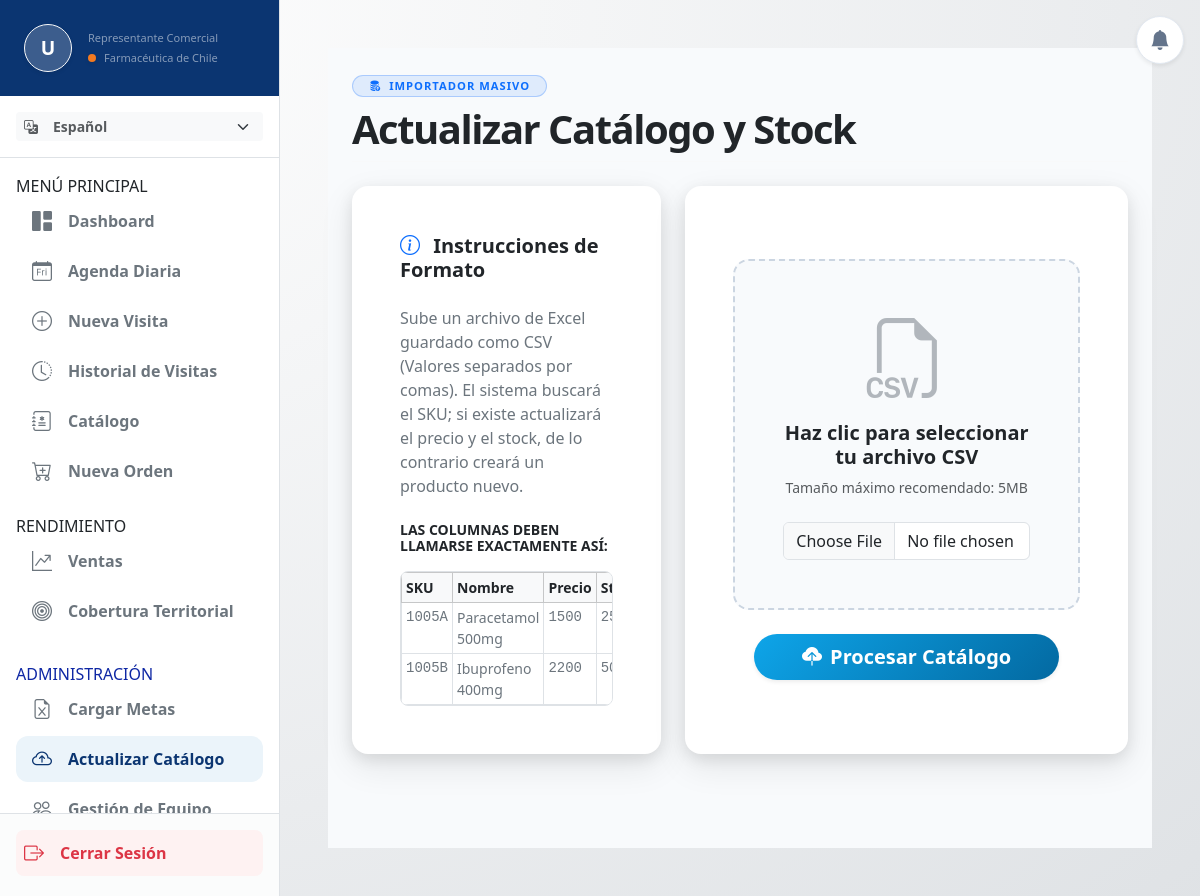
Screenshot of /productos/cargar-catalogo/ (signed in) with the database file from the repository.
### apps/usuarios/models.py (models this page shows, shortened)
class UsuarioPersonalizado(AbstractUser):
    rol = models.CharField(max_length=50, default='Representante Comercial')
    empresa = models.CharField(max_length=100, default='Farmacéutica de Chile')
    foto_perfil = models.ImageField(upload_to='perfiles/', null=True, blank=True)
    jefe = models.ForeignKey(
        'self',
        on_delete=models.SET_NULL,
        null=True,
        blank=True,
        related_name='equipo',
        help_text="Selecciona al Gerente o Jefe directo de este vendedor."
    )
    @property
    def es_gerente(self):
        roles_jefatura = ['Administrador', 'Gerente', 'Jefe de Ventas']
        return any(palabra in self.rol for palabra in roles_jefatura) or self.is_staff or self.is_superuser

### apps/productos/views.py (the view, shortened to what this page needs)
# urls.py: path('cargar-catalogo/', views.cargar_catalogo_view, name='cargar_catalogo'),
@user_passes_test(es_gerente_check, login_url='visitas:dashboard')
def cargar_catalogo_view(request):
    return render(request, 'productos/cargar_catalogo.html')

### apps/productos/views.py (called while the page is built)
def es_gerente_check(user):
    return user.is_authenticated and user.es_gerente

### apps/productos/templates/productos/cargar_catalogo.html (shortened to what this page needs)
{% extends 'base.html' %}
{% load i18n %}
{% block content %}
<div class="container-fluid px-2 px-md-4 py-4" style="background-color: #f8fafc; min-height: 100vh;">
    <div class="mb-4 pb-2 border-bottom border-light">
        <span class="badge bg-primary bg-opacity-10 text-primary border border-primary border-opacity-25 rounded-pill px-3 py-1 mb-2 fw-bold" style="letter-spacing: 1px; font-size: 0.7rem;">
            <i class="bi bi-database-fill-up text-primary me-1"></i> {% translate "IMPORTADOR MASIVO" %}
        </span>
        <h2 class="fw-bolder text-dark mb-0 display-6" style="letter-spacing: -1.5px;">{% translate "Actualizar Catálogo y Stock" %}</h2>
    </div>
    <div class="row g-4">
        <div class="col-12 col-xl-5">
            <div class="card card-farma border-0 shadow-sm rounded-4 bg-white h-100">
                <div class="card-body p-4 p-md-5">
                    <h5 class="fw-bold text-dark mb-4">
                        <i class="bi bi-info-circle text-primary me-2"></i> {% translate "Instrucciones de Formato" %}
                    </h5>
                    <p class="text-secondary mb-4">
                        {% translate "Sube un archivo de Excel guardado como CSV (Valores separados por comas). El sistema buscará el SKU; si existe actualizará el precio y el stock, de lo contrario creará un producto nuevo." %}
                    </p>
                    <h6 class="fw-bold text-dark mb-3 small text-uppercase">{% translate "Las columnas deben llamarse exactamente así:" %}</h6>
                    <div class="table-responsive rounded-3 border">
                        <table class="table table-sm table-bordered mb-0 small">
                            <thead class="table-light">
                                <tr>
                                    <th class="fw-bold text-dark">{% translate "SKU" %}</th>
                                    <th class="fw-bold text-dark">{% translate "Nombre" %}</th>
                                    <th class="fw-bold text-dark">{% translate "Precio" %}</th>
                                    <th class="fw-bold text-dark">{% translate "Stock" %}</th>
                                </tr>
                            </thead>
                            <tbody>
                              <tr>
                                    <td class="text-secondary font-monospace">1005A</td>
                                    <td class="text-secondary">{% translate "Paracetamol 500mg" %}</td>
                                    <td class="text-secondary font-monospace">1500</td>
                                    <td class="text-secondary font-monospace">250</td>
                                </tr>
                                <tr>
                                    <td class="text-secondary font-monospace">1005B</td>
                                    <td class="text-secondary">{% translate "Ibuprofeno 400mg" %}</td>
                                    <td class="text-secondary font-monospace">2200</td>
                                    <td class="text-secondary font-monospace">50</td>
                                </tr>
                            </tbody>
                        </table>
                    </div>
                </div>
            </div>
        </div>
        <div class="col-12 col-xl-7">
            <div class="card card-farma border-0 shadow-sm rounded-4 bg-white h-100">
                <div class="card-body p-4 p-md-5 d-flex flex-column justify-content-center">
                    <form method="POST" enctype="multipart/form-data" class="text-center w-100">
                        <div class="upload-area p-5 mb-4 rounded-4" style="border: 2px dashed #cbd5e1; background-color: #f8fafc; transition: all 0.3s ease;" id="dropZone">
                            <i class="bi bi-filetype-csv display-1 text-secondary opacity-50 mb-3 d-block"></i>
                            <h5 class="fw-bold text-dark mb-2">{% translate "Haz clic para seleccionar tu archivo CSV" %}</h5>
                            <p class="text-muted small mb-0">{% translate "Tamaño máximo recomendado: 5MB" %}</p>
                            <input type="file" name="archivo_csv" id="archivoCsv" class="form-control mt-4 mx-auto" accept=".csv" required style="max-width: 300px;">
                        </div>
                        <button type="submit" class="btn btn-primary btn-lg px-5 rounded-pill shadow-sm fw-bold d-inline-flex align-items-center gap-2" id="btnSubir" style="background: linear-gradient(135deg, #0ea5e9 0%, #0369a1 100%); border: none;">
                            <i class="bi bi-cloud-upload-fill"></i> {% translate "Procesar Catálogo" %}
                        </button>
                    </form>
                </div>
            </div>
        </div>
    </div>
</div>
{% endblock %}

### templates/base.html (shortened to what this page needs)
{% load static %}
{% load i18n %}
<!DOCTYPE html>
<html lang="{{ LANGUAGE_CODE }}">
<head>
    <link href="https://cdn.jsdelivr.net/npm/bootstrap@5.3.2/dist/css/bootstrap.min.css" rel="stylesheet">
    <link rel="stylesheet" href="https://cdn.jsdelivr.net/npm/bootstrap-icons@1.11.1/font/bootstrap-icons.css">
    <link rel="stylesheet" href="{% static 'css/style.css' %}">
</head>
<body>
    <div class="d-none d-lg-block position-fixed p-3" style="top: 0; right: 0; z-index: 1040;">
        <div class="dropdown bg-white rounded-circle shadow-sm d-flex justify-content-center align-items-center transition-hover" style="width: 48px; height: 48px; border: 1px solid #e2e8f0;">
            <a href="#" class="text-secondary position-relative text-decoration-none d-flex align-items-center w-100 h-100 justify-content-center" id="dropdownDesktop" data-bs-toggle="dropdown" aria-expanded="false">
                <i class="bi bi-bell-fill fs-5" style="color: #64748b;"></i>
            </a>
        </div>
    </div>
    <div class="offcanvas-lg offcanvas-start bg-white border-end h-100" tabindex="-1" id="sidebarMenu" style="width: 280px;">
        <div class="d-flex flex-column h-100">
            <div class="bg-brand-blue text-white p-4 pt-lg-4 pt-5 mt-lg-0 mt-3">
                <div class="d-flex align-items-center gap-3">
                    <div class="rounded-circle d-flex justify-content-center align-items-center border border-light shadow-sm overflow-hidden" style="width: 48px; height: 48px; background: rgba(255,255,255,0.2); font-size: 1.2rem; font-weight: bold;">
                        {% if user.foto_perfil %}
                            <img src="{{ user.foto_perfil.url }}" alt="Avatar" class="w-100 h-100" style="object-fit: cover;">
                        {% else %}
                            {{ user.first_name|make_list|first|default:"U" }}{{ user.last_name|make_list|first|default:"" }}
                        {% endif %}
                    </div>
                    <div>
                        <small class="text-white-50 d-block" style="font-size: 11px;">{{ user.rol }}</small>
                        <div class="d-flex align-items-center gap-2 mt-1">
                            <div class="rounded-circle bg-brand-orange shadow-sm" style="width: 8px; height: 8px;"></div>
                            <small class="text-white-50 text-truncate" style="font-size: 11px; max-width: 140px;">{{ user.empresa }}</small>
                        </div>
                    </div>
                </div>
            </div>
            <div class="px-3 py-3 border-bottom">
                <form action="{% url 'set_language' %}" method="post" class="d-flex align-items-center gap-2">
                    <div class="input-group input-group-sm">
                        <span class="input-group-text bg-light border-0"><i class="bi bi-translate text-muted"></i></span>
                        <select name="language" onchange="this.form.submit()" class="form-select form-select-sm bg-light border-0 fw-bold text-muted" style="cursor: pointer;">
                            {% get_current_language as CURRENT_LANG %}
                            {% get_available_languages as LANGUAGES %}
                            {% for lang in LANGUAGES %}
                                <option value="{{ lang.0 }}" {% if lang.0 == CURRENT_LANG %}selected{% endif %}>
                                    {{ lang.1 }}
                                </option>
                            {% endfor %}
                        </select>
                    </div>
                </form>
            </div>
            <div class="flex-grow-1 overflow-auto p-3">
                <nav class="nav flex-column">
                     <div class="sidebar-section-title text-uppercase">{% translate "Menú Principal" %}</div>
                    <a href="{% url 'visitas:dashboard' %}" class="nav-link d-flex align-items-center gap-3 p-2 px-3 {% if request.resolver_match.url_name == 'dashboard' %}active{% endif %}">
                        <i class="bi bi-grid-1x2-fill fs-5"></i>
                        <span>{% translate "Dashboard" %}</span>
                    </a>
                    <a href="{% url 'visitas:mi_agenda' %}" class="nav-link d-flex align-items-center gap-3 p-2 px-3 {% if request.resolver_match.url_name == 'mi_agenda' %}active{% endif %}">
                        <i class="bi bi-calendar-day fs-5"></i>
                        <span>{% translate "Agenda Diaria" %}</span>
                    </a>
                    <a href="{% url 'visitas:nueva_visita' %}" class="nav-link d-flex align-items-center gap-3 p-2 px-3 {% if request.resolver_match.url_name == 'nueva_visita' %}active{% endif %}">
                        <i class="bi bi-plus-circle fs-5"></i>
                        <span>{% translate "Nueva Visita" %}</span>
                    </a>
                    <a href="{% url 'visitas:historial' %}" class="nav-link d-flex align-items-center gap-3 p-2 px-3 {% if request.resolver_match.url_name == 'historial' %}active{% endif %}">
                        <i class="bi bi-clock-history fs-5"></i>
                        <span>{% translate "Historial de Visitas" %}</span>
                    </a>
                    <a href="{% url 'productos:catalogo' %}" class="nav-link d-flex align-items-center gap-3 p-2 px-3 {% if request.resolver_match.url_name == 'catalogo' %}active{% endif %}">
                        <i class="bi bi-journal-medical fs-5"></i>
                        <span>{% translate "Catálogo" %}</span>
                    </a>
                    <a href="{% url 'ventas:nueva_orden' %}" class="nav-link d-flex align-items-center gap-3 p-2 px-3 {% if request.resolver_match.url_name == 'nueva_orden' %}active{% endif %}">
                        <i class="bi bi-cart-plus fs-5"></i>
                        <span>{% translate "Nueva Orden" %}</span>
                    </a>
                    <div class="sidebar-section-title text-uppercase mt-3">{% translate "Rendimiento" %}</div>
                    <a href="{% url 'ventas:metas' %}" class="nav-link d-flex align-items-center gap-3 p-2 px-3 {% if request.resolver_match.url_name == 'metas' %}active{% endif %}">
                        <i class="bi bi-graph-up-arrow fs-5"></i>
                        <span>{% translate "Ventas" %}</span>
                    </a>
                    <a href="{% url 'visitas:cobertura' %}" class="nav-link d-flex align-items-center gap-3 p-2 px-3 {% if request.resolver_match.url_name == 'cobertura' %}active{% endif %}">
                        <i class="bi bi-bullseye fs-5"></i>
                        <span>{% translate "Cobertura Territorial" %}</span>
                    </a>
                    {% if user.es_gerente %}
                        <div class="sidebar-section-title text-uppercase mt-4" style="color: #0e27a4;">{% translate "Administración" %}</div>
                        <a href="{% url 'ventas:cargar_metas' %}" class="nav-link nav-link-admin d-flex align-items-center gap-3 p-2 px-3 {% if request.resolver_match.url_name == 'cargar_metas' %}active{% endif %}">
                            <i class="bi bi-file-earmark-excel fs-5"></i>
                            <span>{% translate "Cargar Metas" %}</span>
                        </a>
                        <a href="{% url 'productos:cargar_catalogo' %}" class="nav-link nav-link-admin d-flex align-items-center gap-3 p-2 px-3 {% if request.resolver_match.url_name == 'cargar_catalogo' %}active{% endif %}">
                            <i class="bi bi-cloud-arrow-up fs-5"></i>
                            <span>{% translate "Actualizar Catálogo" %}</span>
                        </a>
                        {% if 'Administrador' in user.rol or user.is_superuser %}
                        <a href="{% url 'usuarios:gestion_equipo' %}" class="nav-link nav-link-admin d-flex align-items-center gap-3 p-2 px-3 {% if request.resolver_match.url_name == 'gestion_equipo' %}active{% endif %}">
                            <i class="bi bi-people fs-5"></i>
                            <span>{% translate "Gestión de Equipo" %}</span>
                        </a>
                        {% endif %}
                    {% endif %}
                </nav>
            </div>
            <div class="p-3 border-top bg-light bg-opacity-50">
                <a href="{% url 'usuarios:logout' %}" class="nav-link text-danger d-flex align-items-center gap-3 p-2 fw-bold rounded-3 transition-hover" style="background-color: #fef2f2;">
                    <i class="bi bi-box-arrow-right fs-5"></i>
                    <span>{% translate "Cerrar Sesión" %}</span>
                </a>
            </div>
        </div>
    </div>
    <main class="pt-5 pt-lg-0">
        <div class="container-fluid p-3 p-md-4 p-lg-5 mt-4 mt-lg-0">
            {% block content %}
            {% endblock %}
        </div>
    </main>
</body>
</html>

### static/css/style.css (style rules this page uses)
:root { --brand-blue: #0b3571; --brand-orange: #F37A20; --brand-light: #EBF4FA; --bg-main: #F8F9FA; }
*, *::before, *::after { box-sizing: border-box; }
html, body { width: 100%; max-width: 100vw; overflow-x: hidden; margin: 0; padding: 0; -webkit-text-size-adjust: 100%; }
html { font-size: 16px; }
body { background-color: #adc7e1; background: radial-gradient(at top left, #ffffff 0%, #7885923c 100%); min-height: 100vh; background-attachment: fixed; font-family: system-ui, -apple-system, "Segoe UI", Roboto, sans-serif; }
.bg-brand-blue { background-color: var(--brand-blue) !important; }
.bg-brand-orange { background-color: var(--brand-orange) !important; }
.nav-link { color: #6c757d; font-weight: 600; border-radius: 0.75rem; margin-bottom: 0.25rem; }
.nav-link.active { background-color: var(--brand-light); color: var(--brand-blue); }
.card-farma { background-color: #ffffff; border: none !important; border-radius: 1rem !important; box-shadow: 0 12px 35px rgba(0, 0, 0, 0.09), 0 5px 15px rgba(0, 0, 0, 0.09) !important; transition: transform 0.2s ease, box-shadow 0.2s ease; }
.transition-hover { transition: all 0.2s ease; }
#sidebarMenu { transition: transform 0.3s ease-in-out; }
main { width: 100%; min-height: 100vh; transition: margin-left 0.3s ease-in-out; }
@media (min-width: 992px) { #sidebarMenu { width: 280px; position: fixed; top: 0; bottom: 0; z-index: 1030; overflow-y: auto; } }
@media (min-width: 992px) { main { margin-left: 280px; width: calc(100% - 280px); } }

### rows the page displays
UsuarioPersonalizado: first_name|make_list "U", rol "Representante Comercial", empresa "Farmacéutica de Chile"

### other values shown
form field language "Español"
